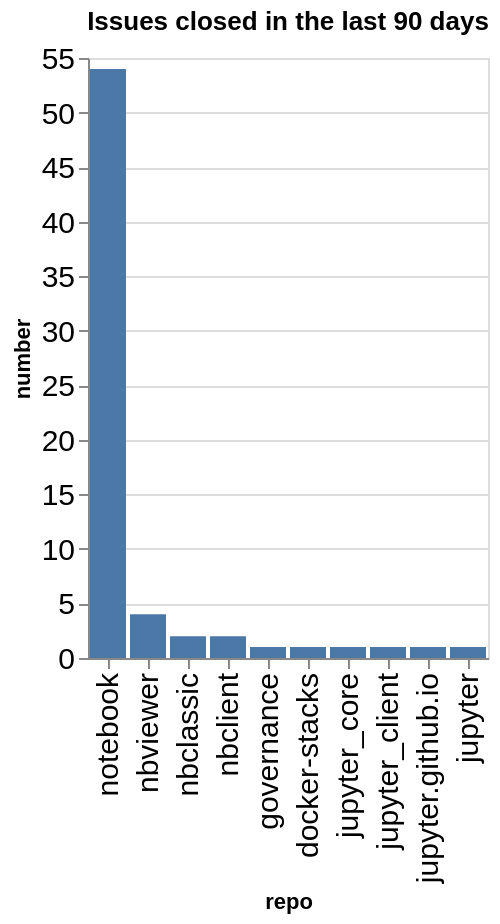

The cell this chart's notebook holds for it:
### Code cell
closed_counts = closed.groupby(['org', 'repo']).count()['number'].reset_index()
closed_counts['org/repo'] = closed_counts.apply(lambda a: a['org'] + '/' + a['repo'], axis=1)
sorted_vals = closed_counts.sort_values(['number'], ascending=False)['repo'].values
alt.Chart(data=closed_counts, title=f"Issues closed in the last {n_days} days").mark_bar().encode(
    x=alt.X('repo', sort=alt.Sort(sorted_vals.tolist())),
    y='number',
)

### Figure 1 — Vega-Lite specification as saved in the notebook (floating-point values rounded to 4 significant figures)
{"config": {"axisLeft": {"labelFontSize": 15}, "axisBottom": {"labelFontSize": 15}}, "data": {"name": "data-b928b94aad8c8fbd292ad9d73158bab2"}, "mark": {"type": "bar"}, "encoding": {"x": {"field": "repo", "sort": ["notebook", "nbviewer", "nbclassic", "nbclient", "governance", "docker-stacks", "jupyter_core", "jupyter_client", "jupyter.github.io", "jupyter"], "type": "nominal"}, "y": {"field": "number", "type": "quantitative"}}, "title": "Issues closed in the last 90 days", "$schema": "https://vega.github.io/schema/vega-lite/v5.20.1.json", "datasets": {"data-b928b94aad8c8fbd292ad9d73158bab2": [{"org": "jupyter", "repo": "docker-stacks", "number": 1, "org/repo": "jupyter/docker-stacks"}, {"org": "jupyter", "repo": "governance", "number": 1, "org/repo": "jupyter/governance"}, {"org": "jupyter", "repo": "jupyter", "number": 1, "org/repo": "jupyter/jupyter"}, {"org": "jupyter", "repo": "jupyter.github.io", "number": 1, "org/repo": "jupyter/jupyter.github.io"}, {"org": "jupyter", "repo": "jupyter_client", "number": 1, "org/repo": "jupyter/jupyter_client"}, {"org": "jupyter", "repo": "jupyter_core", "number": 1, "org/repo": "jupyter/jupyter_core"}, {"org": "jupyter", "repo": "nbclassic", "number": 2, "org/repo": "jupyter/nbclassic"}, {"org": "jupyter", "repo": "nbclient", "number": 2, "org/repo": "jupyter/nbclient"}, {"org": "jupyter", "repo": "nbviewer", "number": 4, "org/repo": "jupyter/nbviewer"}, {"org": "jupyter", "repo": "notebook", "number": 54, "org/repo": "jupyter/notebook"}]}}
